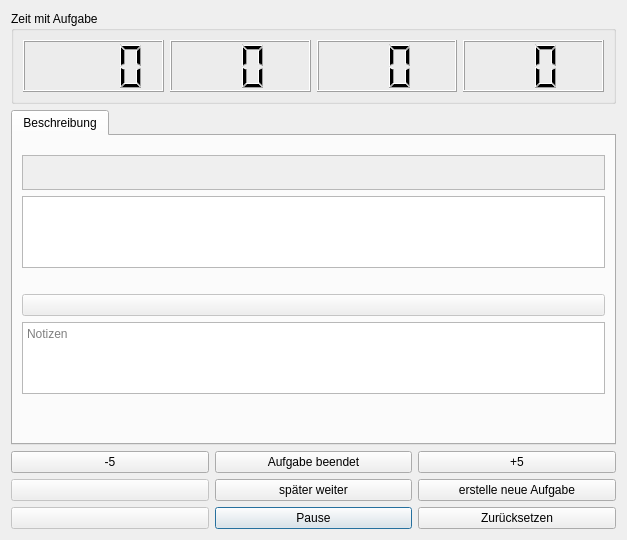
<?xml version="1.0" encoding="UTF-8"?>
<ui version="4.0">
 <class>Dialog</class>
 <widget class="QDialog" name="Dialog">
  <property name="geometry">
   <rect>
    <x>0</x>
    <y>0</y>
    <width>627</width>
    <height>540</height>
   </rect>
  </property>
  <property name="sizePolicy">
   <sizepolicy hsizetype="Fixed" vsizetype="Fixed">
    <horstretch>0</horstretch>
    <verstretch>0</verstretch>
   </sizepolicy>
  </property>
  <property name="windowTitle">
   <string>Läuft..</string>
  </property>
  <layout class="QVBoxLayout" name="verticalLayout">
   <item>
    <widget class="QGroupBox" name="groupBox">
     <property name="sizePolicy">
      <sizepolicy hsizetype="Preferred" vsizetype="Preferred">
       <horstretch>0</horstretch>
       <verstretch>10</verstretch>
      </sizepolicy>
     </property>
     <property name="minimumSize">
      <size>
       <width>0</width>
       <height>50</height>
      </size>
     </property>
     <property name="title">
      <string>Zeit mit Aufgabe</string>
     </property>
     <property name="flat">
      <bool>false</bool>
     </property>
     <layout class="QHBoxLayout" name="horizontalLayout">
      <property name="sizeConstraint">
       <enum>QLayout::SetMaximumSize</enum>
      </property>
      <property name="bottomMargin">
       <number>9</number>
      </property>
      <item>
       <widget class="QLCDNumber" name="LCD_days">
        <property name="font">
         <font>
          <pointsize>120</pointsize>
          <weight>75</weight>
          <bold>true</bold>
         </font>
        </property>
        <property name="digitCount">
         <number>4</number>
        </property>
       </widget>
      </item>
      <item>
       <widget class="QLCDNumber" name="LCD_hours">
        <property name="enabled">
         <bool>true</bool>
        </property>
        <property name="sizePolicy">
         <sizepolicy hsizetype="Minimum" vsizetype="Minimum">
          <horstretch>0</horstretch>
          <verstretch>0</verstretch>
         </sizepolicy>
        </property>
        <property name="font">
         <font>
          <pointsize>120</pointsize>
          <weight>75</weight>
          <bold>true</bold>
         </font>
        </property>
        <property name="digitCount">
         <number>2</number>
        </property>
        <property name="intValue" stdset="0">
         <number>0</number>
        </property>
       </widget>
      </item>
      <item>
       <widget class="QLCDNumber" name="LCD_minutes">
        <property name="font">
         <font>
          <pointsize>120</pointsize>
         </font>
        </property>
        <property name="digitCount">
         <number>2</number>
        </property>
       </widget>
      </item>
      <item>
       <widget class="QLCDNumber" name="LCD_seconds">
        <property name="font">
         <font>
          <pointsize>120</pointsize>
         </font>
        </property>
        <property name="digitCount">
         <number>2</number>
        </property>
       </widget>
      </item>
     </layout>
    </widget>
   </item>
   <item>
    <widget class="QTabWidget" name="tabWidget">
     <property name="sizePolicy">
      <sizepolicy hsizetype="Preferred" vsizetype="Preferred">
       <horstretch>0</horstretch>
       <verstretch>0</verstretch>
      </sizepolicy>
     </property>
     <property name="currentIndex">
      <number>0</number>
     </property>
     <widget class="QWidget" name="common">
      <attribute name="title">
       <string>Beschreibung</string>
      </attribute>
      <layout class="QVBoxLayout" name="verticalLayout_2">
       <item>
        <layout class="QHBoxLayout" name="horizontalLayout_2">
         <property name="topMargin">
          <number>10</number>
         </property>
         <item>
          <widget class="QFrame" name="frame">
           <property name="sizeIncrement">
            <size>
             <width>0</width>
             <height>10</height>
            </size>
           </property>
           <property name="baseSize">
            <size>
             <width>0</width>
             <height>10</height>
            </size>
           </property>
           <property name="autoFillBackground">
            <bool>true</bool>
           </property>
           <property name="frameShape">
            <enum>QFrame::StyledPanel</enum>
           </property>
           <property name="frameShadow">
            <enum>QFrame::Raised</enum>
           </property>
           <layout class="QHBoxLayout" name="horizontalLayout_3">
            <property name="leftMargin">
             <number>9</number>
            </property>
            <item>
             <widget class="QLabel" name="task_space">
              <property name="sizePolicy">
               <sizepolicy hsizetype="Preferred" vsizetype="Minimum">
                <horstretch>0</horstretch>
                <verstretch>0</verstretch>
               </sizepolicy>
              </property>
              <property name="font">
               <font>
                <pointsize>10</pointsize>
                <weight>50</weight>
                <italic>true</italic>
                <bold>false</bold>
                <underline>true</underline>
               </font>
              </property>
              <property name="text">
               <string/>
              </property>
              <property name="wordWrap">
               <bool>false</bool>
              </property>
             </widget>
            </item>
           </layout>
          </widget>
         </item>
        </layout>
       </item>
       <item>
        <widget class="QTextEdit" name="desc">
         <property name="sizePolicy">
          <sizepolicy hsizetype="Preferred" vsizetype="MinimumExpanding">
           <horstretch>0</horstretch>
           <verstretch>10</verstretch>
          </sizepolicy>
         </property>
         <property name="lineWidth">
          <number>1</number>
         </property>
         <property name="verticalScrollBarPolicy">
          <enum>Qt::ScrollBarAlwaysOff</enum>
         </property>
         <property name="horizontalScrollBarPolicy">
          <enum>Qt::ScrollBarAlwaysOff</enum>
         </property>
         <property name="sizeAdjustPolicy">
          <enum>QAbstractScrollArea::AdjustToContentsOnFirstShow</enum>
         </property>
         <property name="undoRedoEnabled">
          <bool>false</bool>
         </property>
         <property name="lineWrapMode">
          <enum>QTextEdit::FixedColumnWidth</enum>
         </property>
         <property name="lineWrapColumnOrWidth">
          <number>95</number>
         </property>
         <property name="readOnly">
          <bool>true</bool>
         </property>
        </widget>
       </item>
       <item>
        <spacer name="verticalSpacer_2">
         <property name="orientation">
          <enum>Qt::Vertical</enum>
         </property>
         <property name="sizeType">
          <enum>QSizePolicy::Expanding</enum>
         </property>
         <property name="sizeHint" stdset="0">
          <size>
           <width>20</width>
           <height>20</height>
          </size>
         </property>
        </spacer>
       </item>
       <item>
        <widget class="QPushButton" name="open_resources">
         <property name="enabled">
          <bool>false</bool>
         </property>
         <property name="text">
          <string/>
         </property>
        </widget>
       </item>
       <item>
        <widget class="QTextEdit" name="notes">
         <property name="sizePolicy">
          <sizepolicy hsizetype="Expanding" vsizetype="MinimumExpanding">
           <horstretch>0</horstretch>
           <verstretch>10</verstretch>
          </sizepolicy>
         </property>
         <property name="sizeAdjustPolicy">
          <enum>QAbstractScrollArea::AdjustToContents</enum>
         </property>
         <property name="autoFormatting">
          <set>QTextEdit::AutoAll</set>
         </property>
         <property name="lineWrapMode">
          <enum>QTextEdit::FixedColumnWidth</enum>
         </property>
         <property name="lineWrapColumnOrWidth">
          <number>95</number>
         </property>
         <property name="textInteractionFlags">
          <set>Qt::LinksAccessibleByKeyboard|Qt::LinksAccessibleByMouse|Qt::TextBrowserInteraction|Qt::TextEditable|Qt::TextEditorInteraction|Qt::TextSelectableByKeyboard|Qt::TextSelectableByMouse</set>
         </property>
         <property name="placeholderText">
          <string>Notizen</string>
         </property>
        </widget>
       </item>
       <item>
        <spacer name="verticalSpacer">
         <property name="orientation">
          <enum>Qt::Vertical</enum>
         </property>
         <property name="sizeHint" stdset="0">
          <size>
           <width>20</width>
           <height>40</height>
          </size>
         </property>
        </spacer>
       </item>
      </layout>
     </widget>
    </widget>
   </item>
   <item>
    <layout class="QGridLayout" name="gridLayout">
     <item row="4" column="2">
      <widget class="QPushButton" name="button9">
       <property name="enabled">
        <bool>true</bool>
       </property>
       <property name="text">
        <string>+5</string>
       </property>
       <property name="shortcut">
        <string>9</string>
       </property>
       <property name="autoDefault">
        <bool>true</bool>
       </property>
      </widget>
     </item>
     <item row="5" column="1">
      <widget class="QPushButton" name="button5">
       <property name="enabled">
        <bool>true</bool>
       </property>
       <property name="text">
        <string>später weiter</string>
       </property>
       <property name="shortcut">
        <string>5</string>
       </property>
       <property name="autoDefault">
        <bool>true</bool>
       </property>
      </widget>
     </item>
     <item row="4" column="1">
      <widget class="QPushButton" name="button8">
       <property name="text">
        <string>Aufgabe beendet</string>
       </property>
       <property name="shortcut">
        <string>8</string>
       </property>
       <property name="autoDefault">
        <bool>true</bool>
       </property>
       <property name="default">
        <bool>false</bool>
       </property>
      </widget>
     </item>
     <item row="5" column="2">
      <widget class="QPushButton" name="button6">
       <property name="enabled">
        <bool>true</bool>
       </property>
       <property name="text">
        <string>erstelle neue Aufgabe</string>
       </property>
       <property name="shortcut">
        <string>6</string>
       </property>
       <property name="autoDefault">
        <bool>true</bool>
       </property>
       <property name="default">
        <bool>false</bool>
       </property>
      </widget>
     </item>
     <item row="5" column="0">
      <widget class="QPushButton" name="button4">
       <property name="enabled">
        <bool>false</bool>
       </property>
       <property name="text">
        <string/>
       </property>
       <property name="shortcut">
        <string>4</string>
       </property>
       <property name="autoDefault">
        <bool>true</bool>
       </property>
      </widget>
     </item>
     <item row="7" column="1">
      <widget class="QPushButton" name="button2">
       <property name="text">
        <string>Pause</string>
       </property>
       <property name="shortcut">
        <string>2</string>
       </property>
       <property name="autoDefault">
        <bool>true</bool>
       </property>
       <property name="default">
        <bool>true</bool>
       </property>
      </widget>
     </item>
     <item row="7" column="2">
      <widget class="QPushButton" name="button3">
       <property name="text">
        <string>Zurücksetzen</string>
       </property>
       <property name="shortcut">
        <string>3</string>
       </property>
       <property name="autoDefault">
        <bool>true</bool>
       </property>
       <property name="default">
        <bool>false</bool>
       </property>
      </widget>
     </item>
     <item row="7" column="0">
      <widget class="QPushButton" name="button1">
       <property name="enabled">
        <bool>false</bool>
       </property>
       <property name="text">
        <string/>
       </property>
       <property name="shortcut">
        <string>1</string>
       </property>
       <property name="autoDefault">
        <bool>true</bool>
       </property>
      </widget>
     </item>
     <item row="4" column="0">
      <widget class="QPushButton" name="button7">
       <property name="enabled">
        <bool>true</bool>
       </property>
       <property name="text">
        <string>-5</string>
       </property>
       <property name="shortcut">
        <string>7</string>
       </property>
       <property name="autoDefault">
        <bool>true</bool>
       </property>
      </widget>
     </item>
    </layout>
   </item>
  </layout>
 </widget>
 <resources>
  <include location="../icons.qrc"/>
 </resources>
 <connections/>
</ui>
